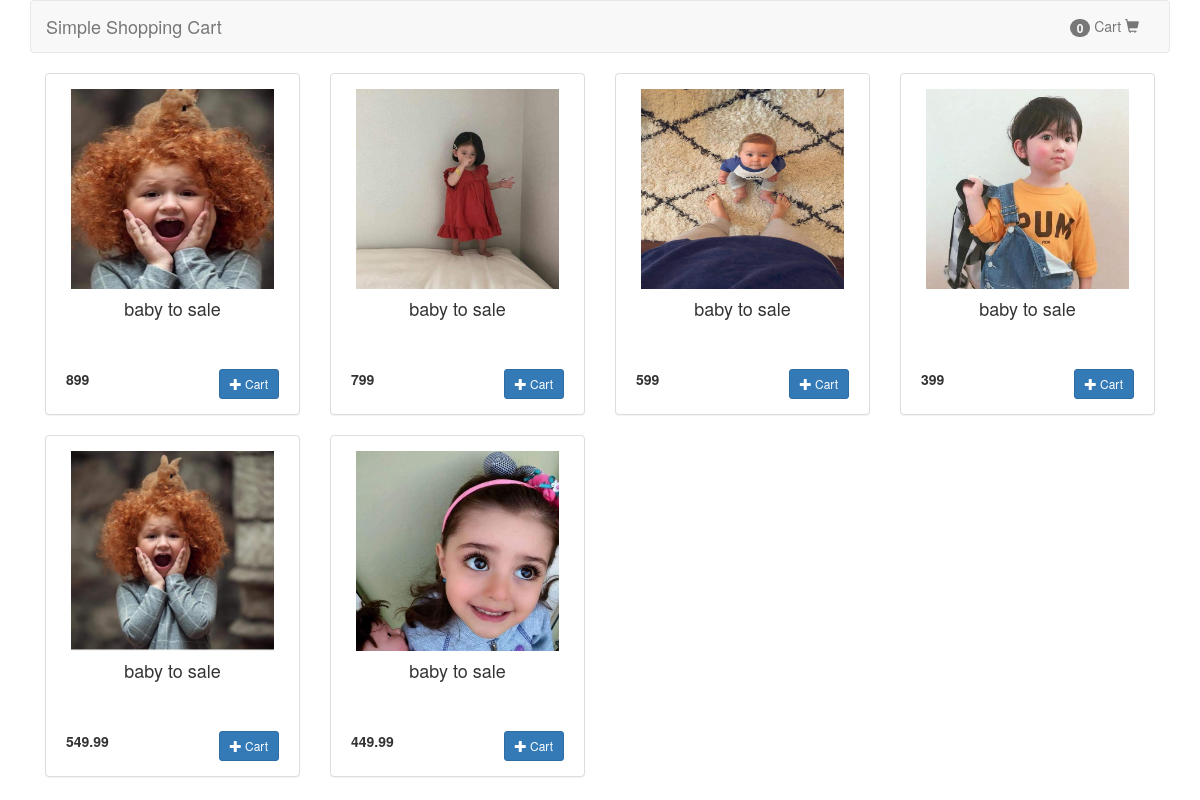
The page / on the database its author committed.
### tables this page shows
CREATE TABLE `products` (
  `id` int(11) NOT NULL,
  `name` varchar(200) NOT NULL,
  `price` double NOT NULL,
  `photo` varchar(150) NOT NULL
);

### index.php (the view, shortened to what this page needs)
<!DOCTYPE html>
<html>
<head>
	<link rel="stylesheet" type="text/css" href="bootstrap/css/bootstrap.min.css">
</head>
<body>
<div class="container">
	<nav class="navbar navbar-default">
	  <div class="container-fluid">
	    <div class="navbar-header">
	      <a class="navbar-brand" href="#">Simple Shopping Cart</a>
	    </div>
	    <div class="collapse navbar-collapse" id="bs-example-navbar-collapse-1">
	      <ul class="nav navbar-nav navbar-right">
	      	<li><a href="view_cart.php"><span class="badge"><?php echo count($_SESSION['cart']); ?></span> Cart <span class="glyphicon glyphicon-shopping-cart"></span></a></li>
	      </ul>
	    </div>
	  </div>
	</nav>
			<?php
		$conn = new mysqli('localhost', 'root', '', 'products');
		$sql = "select * from products";
		$query = $conn->query($sql);
		while($row = $query->fetch_assoc()){
			?>
			<div class=' text-center'>
			<div class="col-sm-3">
				<div class="panel panel-default">
					<div class="panel-body">
						<div class="row product_image">
							<img src="<?php echo $row['photo'] ?>" width="80%" height="100%">
						</div>
						<div class="row product_name">
							<h4><?php echo $row['name']; ?></h4>
						</div>
						<div class="row product_footer">
							<p class="pull-left"><b><?php echo $row['price']; ?></b></p>
							<span class="pull-right"><a href="add_cart.php?id=<?php echo $row['id']; ?>" class="btn btn-primary btn-sm"><span class="glyphicon glyphicon-plus"></span> Cart</a></span>
						</div>
					</div>
				</div>
			</div>
		</div>
			<?php } ?>
</div>
</body>
</html>

### index.php (style rules this page uses)
.product_image { height:200px; }
.product_name { height:80px; padding-left:20px; padding-right:20px; }
.product_footer { padding-left:20px; padding-right:20px; }

### rows shown on the page
products: photo (picture), name "baby to sale", price "899"
products: photo (picture), name "baby to sale", price "799"
products: photo (picture), name "baby to sale", price "599"
products: photo (picture), name "baby to sale", price "399"
products: photo (picture), name "baby to sale", price "549.99"
products: photo (picture), name "baby to sale", price "449.99"

### other values the page prints
count($_SESSION['cart']) "0"
